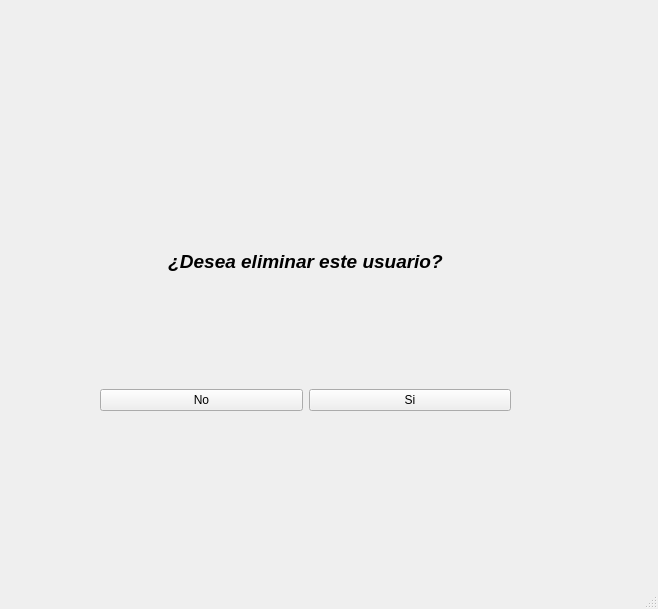
<?xml version="1.0" encoding="UTF-8"?>
<ui version="4.0">
 <class>MainWindow</class>
 <widget class="QMainWindow" name="MainWindow">
  <property name="geometry">
   <rect>
    <x>0</x>
    <y>0</y>
    <width>658</width>
    <height>609</height>
   </rect>
  </property>
  <property name="windowTitle">
   <string>MainWindow</string>
  </property>
  <widget class="QWidget" name="centralwidget">
   <widget class="QWidget" name="gridLayoutWidget">
    <property name="geometry">
     <rect>
      <x>100</x>
      <y>140</y>
      <width>411</width>
      <height>271</height>
     </rect>
    </property>
    <layout class="QGridLayout" name="gridLayout">
     <item row="0" column="0">
      <widget class="QLabel" name="label_3">
       <property name="minimumSize">
        <size>
         <width>0</width>
         <height>53</height>
        </size>
       </property>
       <property name="text">
        <string>&lt;html&gt;&lt;head/&gt;&lt;body&gt;&lt;p align=&quot;center&quot;&gt;&lt;span style=&quot; font-size:14pt; font-weight:600; font-style:italic;&quot;&gt;¿Desea eliminar este usuario?&lt;/span&gt;&lt;/p&gt;&lt;/body&gt;&lt;/html&gt;</string>
       </property>
      </widget>
     </item>
     <item row="1" column="0">
      <layout class="QHBoxLayout" name="horizontalLayout">
       <item>
        <widget class="QPushButton" name="pushButton_3">
         <property name="text">
          <string>No</string>
         </property>
        </widget>
       </item>
       <item>
        <widget class="QPushButton" name="pushButton_2">
         <property name="text">
          <string>Si</string>
         </property>
        </widget>
       </item>
      </layout>
     </item>
    </layout>
   </widget>
  </widget>
  <widget class="QStatusBar" name="statusbar"/>
 </widget>
 <resources/>
 <connections/>
</ui>
